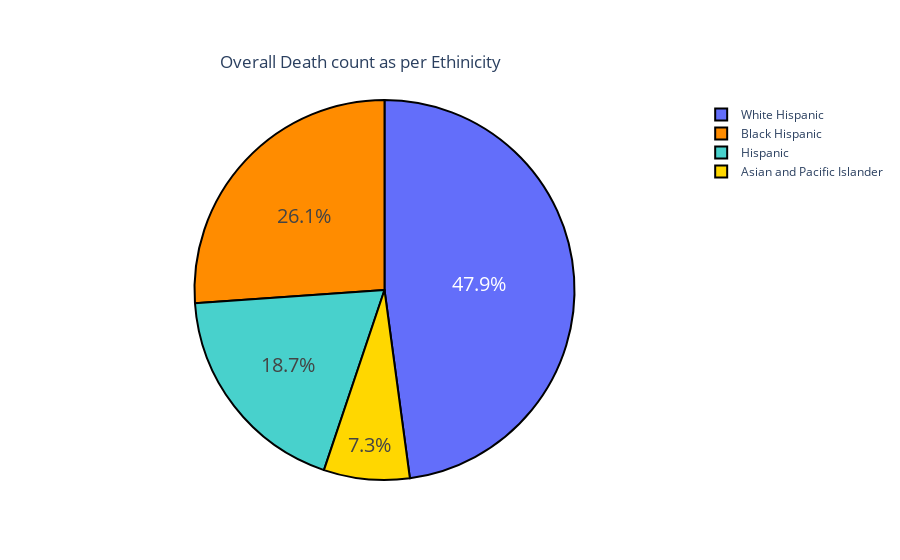

The notebook cell saved with this chart:
### Code cell
#Overall Death count as per Ethinicity
import plotly.graph_objects as go

labels = df['race_ethnicity']
values = df['deaths']
colors = ['gold', 'mediumturquoise', 'darkorange', 'lightgreen']
# Use `hole` to create a donut-like pie chart
fig = go.Figure(data=[go.Pie(labels=labels, values=values)])
fig.update_layout(
    title={
        'text': "Overall Death count as per Ethinicity",
        'y':0.9,
        'x':0.4,
        'xanchor': 'center',
        'yanchor': 'top'},
        )
fig.update_traces( textfont_size=20,
                  marker=dict(colors=colors, line=dict(color='#000000', width=2)))
fig.show()

### Figure 1 — Plotly figure (JSON) as saved in the notebook; plotly's stock layout.template omitted (floating-point values rounded to 4 significant figures; data arrays with more than 128 entries replaced by an {"elided": "..."} marker saying what was removed)
{"data": [{"labels": {"elided": "1000 str values"}, "marker": {"colors": ["gold", "mediumturquoise", "darkorange", "lightgreen"], "line": {"color": "#000000", "width": 2}}, "textfont": {"size": 20}, "type": "pie", "values": {"elided": "1000 mixed values"}}], "layout": {"title": {"text": "Overall Death count as per Ethinicity", "x": 0.4, "xanchor": "center", "y": 0.9, "yanchor": "top"}}}
